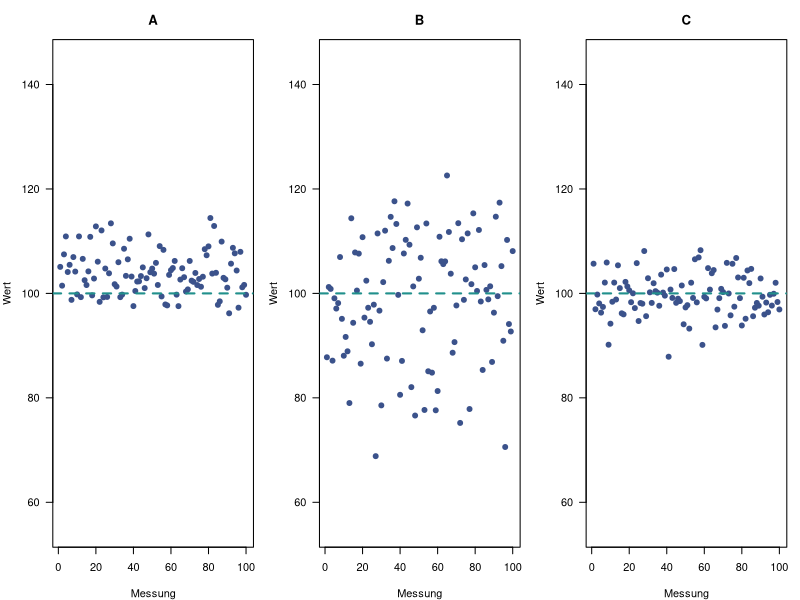
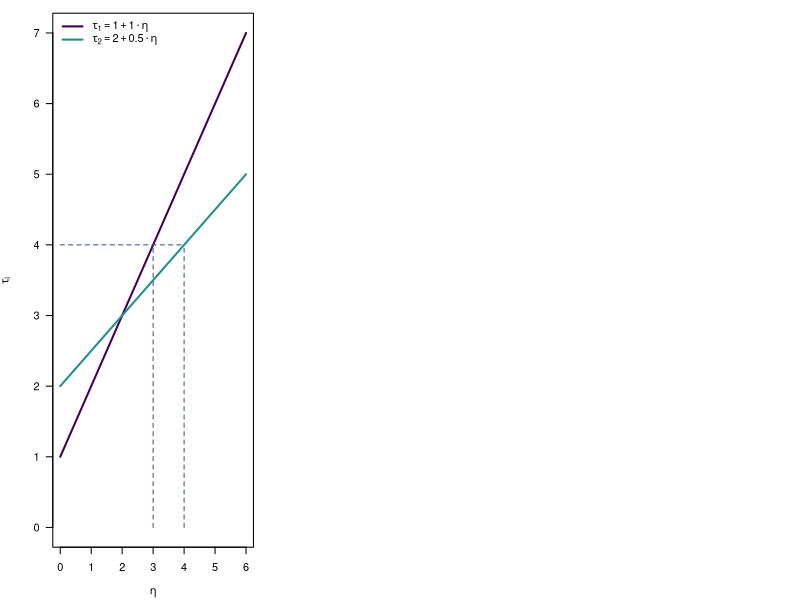

Reproduce these figures in R, in order.
## ---- chunk 1
#| label: fig-ctt-error-types
#| echo: false
#| fig-width: 8
#| fig-height: 3.5
#| fig-cap: "Verteilung gemessener Werte bei wahrem Wert $T = 100$ unter drei Bedingungen"
#| fig-alt: "Drei Streudiagramme mit je 100 Messungen und einer gestrichelten Linie beim wahren Wert 100. In A liegen die Messungen im Mittel oberhalb der Linie, in B streuen sie stark um die Linie, in C streuen sie wenig um die Linie."
set.seed(6)
colors <- viridisLite::viridis(5)
conditions <- list(
  A = rnorm(100, mean = 104, sd = 4),
  B = rnorm(100, mean = 100, sd = 13),
  C = rnorm(100, mean = 100, sd = 4)
)
par(mfrow = c(1, 3), mar = c(4, 4, 3, 1))
for (panel in names(conditions)) {
  plot(conditions[[panel]],
    pch = 19, col = colors[2], las = 1, ylim = c(55, 145),
    xlab = "Messung", ylab = "Wert", main = panel
  )
  abline(h = 100, lty = 2, lwd = 2, col = colors[3])
}
## ---- chunk 2
#| label: tbl-ctt-correlation
#| echo: false
#| tbl-cap: "Intelligenz- und Konzentrationswerte (Original und verschoben) von 10 Bewerber:innen"
iq <- c(105, 98, 112, 95, 108, 101, 118, 92, 110, 100)
k <- c(82, 87, 76, 60, 93, 90, 95, 76, 91, 70)
tab <- data.frame(Person = 1:10, IQ = iq, K = k, K_shifted = k - 5)
names(tab) <- c("Person", "IQ", "$K$", "$K' = K - 5$")
knitr::kable(tab, format = "pipe", align = "c")
## ---- chunk 3
#| label: two-items
#| echo: false
#| fig-width: 6
#| fig-height: 4
#| fig-alt: "Zwei ansteigende Geraden für die wahren Itemwerte in Abhängigkeit von eta. Item 1 beginnt bei 1 und steigt steil, Item 2 beginnt bei 2 und steigt flacher. Der Itemwert 4 wird von Item 1 bei eta gleich 3 und von Item 2 bei eta gleich 4 erreicht."
colors <- viridisLite::viridis(5)
eta <- seq(0, 6, length.out = 100)
par(mar = c(4, 4, 1, 1))
plot(eta, 1 + 1 * eta,
  type = "l", lwd = 2, col = colors[1], las = 1, ylim = c(0, 7),
  xlab = expression(eta), ylab = expression(tau[i])
)
lines(eta, 2 + 0.5 * eta, lwd = 2, col = colors[3])
segments(0, 4, 4, 4, lty = 2, col = colors[2])
segments(c(3, 4), 0, c(3, 4), 4, lty = 2, col = colors[2])
legend("topleft",
  legend = c(
    expression(tau[1] == 1 + 1 %.% eta),
    expression(tau[2] == 2 + 0.5 %.% eta)
  ),
  col = colors[c(1, 3)], lwd = 2, bty = "n"
)
